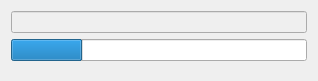
<?xml version="1.0" encoding="UTF-8"?>
<ui version="4.0">
 <class>CommunicationDialog</class>
 <widget class="QDialog" name="CommunicationDialog">
  <property name="geometry">
   <rect>
    <x>0</x>
    <y>0</y>
    <width>318</width>
    <height>81</height>
   </rect>
  </property>
  <property name="windowTitle">
   <string>Dialog</string>
  </property>
  <layout class="QVBoxLayout" name="verticalLayout_2">
   <item>
    <layout class="QVBoxLayout" name="verticalLayout">
     <item>
      <widget class="QLineEdit" name="lineEdit">
       <property name="enabled">
        <bool>false</bool>
       </property>
       <property name="readOnly">
        <bool>true</bool>
       </property>
      </widget>
     </item>
     <item>
      <widget class="QProgressBar" name="progressBar">
       <property name="value">
        <number>24</number>
       </property>
       <property name="textVisible">
        <bool>false</bool>
       </property>
      </widget>
     </item>
     <item>
      <spacer name="verticalSpacer">
       <property name="orientation">
        <enum>Qt::Vertical</enum>
       </property>
       <property name="sizeHint" stdset="0">
        <size>
         <width>20</width>
         <height>40</height>
        </size>
       </property>
      </spacer>
     </item>
    </layout>
   </item>
  </layout>
 </widget>
 <resources/>
 <connections/>
</ui>
